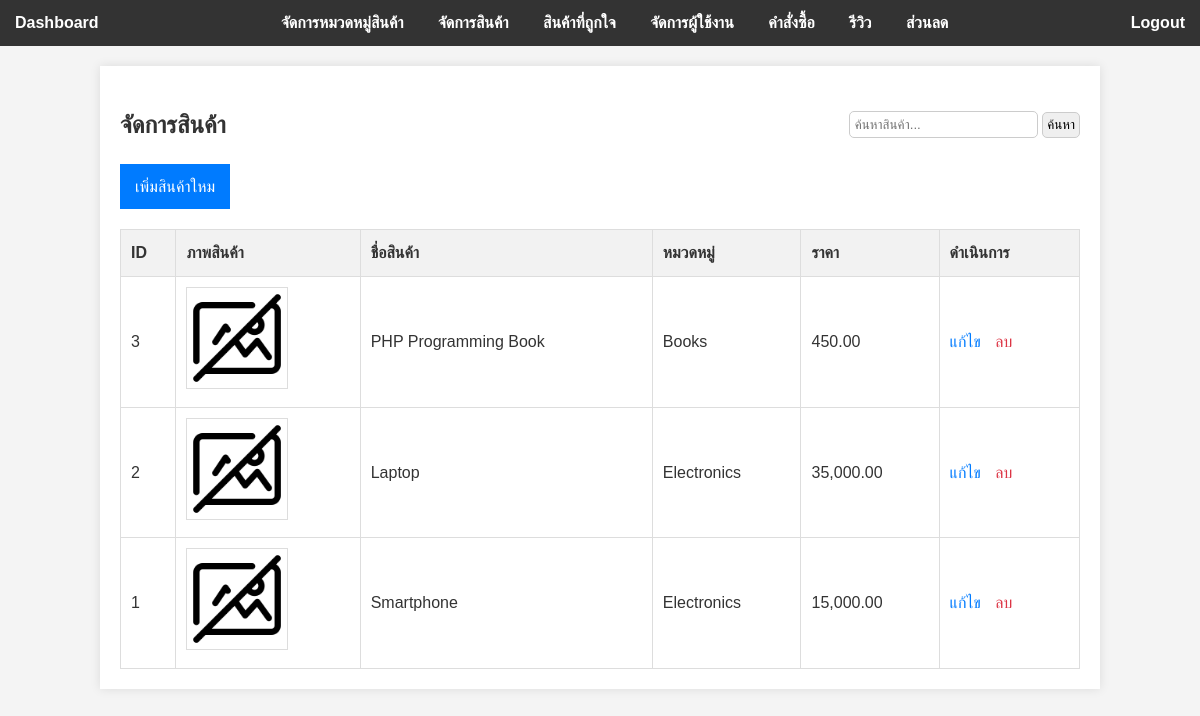
The app's page /admin/products.php (signed in) with its own data.
### tables this page shows
CREATE TABLE `products` (
  `id` INT AUTO_INCREMENT PRIMARY KEY,
  `category_id` INT NOT NULL,
  `name` VARCHAR(255) NOT NULL,
  `description` TEXT,
  `price` DECIMAL(10, 2) NOT NULL,
  `image_url` VARCHAR(255) DEFAULT 'images/no_photo.png',
  FOREIGN KEY (`category_id`) REFERENCES `categories`(`id`)
    ON DELETE CASCADE ON UPDATE CASCADE
);

CREATE TABLE `categories` (
  `id` INT AUTO_INCREMENT PRIMARY KEY,
  `name` VARCHAR(100) NOT NULL
);

### admin/products.php (the view, shortened to what this page needs)
<?php
include 'auth.php';
$result = mysqli_query(
    $db,
    "SELECT p.*, c.name AS category_name
        FROM products p
        JOIN categories c ON p.category_id = c.id
        ORDER BY p.id DESC"
);
?>
<!DOCTYPE html>
<html lang="th">
<head>
    <link rel="stylesheet" href="../style.css">
</head>
<body>
    <?php include 'admin_nav.php'; ?>
    <div class="container">
        <div class="product-header">
            <h2>จัดการสินค้า</h2>
            <form action="search.php" method="get" style="display:inline-block; margin-left:20px;">
                <input class="box" type="text" name="query" placeholder="ค้นหาสินค้า..." required>
                <button class="search-box" type="submit">ค้นหา</button>
            </form>
        </div>
        <a href="product_form.php" class="btn btn-primary">เพิ่มสินค้าใหม</a>
        <table>
            <thead>
                <tr>
                    <th>ID</th>
                    <th>ภาพสินค้า</th>
                    <th>ชื่อสินค้า</th>
                    <th>หมวดหมู่</th>
                    <th>ราคา</th>
                    <th>ดำเนินการ</th>
                </tr>
            </thead>
            <tbody>
                <?php while ($row = mysqli_fetch_assoc($result)) { ?>
                    <tr>
                        <td><?php echo $row['id']; ?></td>
                        <td>
                            <?php
                            $display_url = $row['image_url'];
                            if (strpos($display_url, 'images/') === 0) {
                                $display_url = '../' . $display_url;
                            }
                            ?>
                            <img src="<?php echo htmlspecialchars($display_url); ?>"
                                alt="<?php echo htmlspecialchars($row['name']); ?>" class="product-thumb">
                        </td>
                        <td><?php echo htmlspecialchars($row['name']); ?></td>
                        <td><?php echo htmlspecialchars($row['category_name']); ?></td>
                        <td><?php echo number_format($row['price'], 2); ?></td>
                        <td>
                            <a href="product_form.php?id=<?php echo $row['id']; ?>">แก้ไข</a>
                            <a href="products.php?delete_id=<?php echo $row['id']; ?>" class="delete"
                                onclick="return confirm('Are you sure you want to delete this product?');">ลบ</a>
                        </td>
                    </tr>
                <?php
                }
                ?>
            </tbody>
        </table>
    </div>
</body>
</html>

### style.css (style rules this page uses)
body { font-family: Arial, sans-serif; background-color: #f4f4f4; color: #333; line-height: 1.6; margin: 0; }
.container { width: 80%; margin: 20px auto; background: #fff; padding: 20px; box-shadow: 0 0 10px rgba(0, 0, 0, 0.1); }
.product-thumb { max-width: 100px; max-height: 100px; height: auto; border: 1px solid #ddd; object-fit: cover; }
table { width: 100%; border-collapse: collapse; margin-top: 20px; }
th, td { border: 1px solid #ddd; padding: 10px; text-align: left; }
th { background-color: #f2f2f2; }
td a { text-decoration: none; color: #007BFF; margin-right: 10px; }
td a.delete { color: #DC3545; }
.btn { display: inline-block; background: #007BFF; color: #fff; padding: 10px 15px; border: none; cursor: pointer; text-decoration: none; font-size: 1em; }
.btn-primary { background: #007BFF; }
.product-header { display: flex; justify-content: space-between; align-items: center; }
.box { border: 1px solid #ccc; padding: 5px; border-radius: 5px; }
.search-box { border: 1px solid #ccc; padding: 4px; border-radius: 5px; }

### records on screen
products: id "3", name "PHP Programming Book", category.name "Books", price "450.00"
products: id "2", name "Laptop", category.name "Electronics", price "35,000.00"
products: id "1", name "Smartphone", category.name "Electronics", price "15,000.00"
